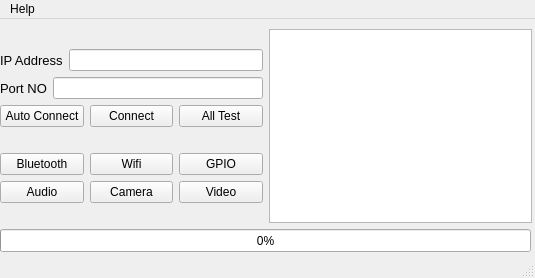
<?xml version="1.0" encoding="UTF-8"?>
<ui version="4.0">
 <class>MainWindow</class>
 <widget class="QMainWindow" name="MainWindow">
  <property name="geometry">
   <rect>
    <x>0</x>
    <y>0</y>
    <width>535</width>
    <height>278</height>
   </rect>
  </property>
  <property name="windowTitle">
   <string>MainWindow</string>
  </property>
  <widget class="QWidget" name="centralwidget">
   <widget class="QProgressBar" name="progressBar">
    <property name="geometry">
     <rect>
      <x>0</x>
      <y>210</y>
      <width>531</width>
      <height>23</height>
     </rect>
    </property>
    <property name="value">
     <number>0</number>
    </property>
   </widget>
   <widget class="QWidget" name="layoutWidget">
    <property name="geometry">
     <rect>
      <x>0</x>
      <y>10</y>
      <width>532</width>
      <height>194</height>
     </rect>
    </property>
    <layout class="QHBoxLayout" name="horizontalLayout_4">
     <item>
      <layout class="QVBoxLayout" name="verticalLayout_3">
       <item>
        <layout class="QVBoxLayout" name="verticalLayout_2">
         <item>
          <layout class="QVBoxLayout" name="verticalLayout">
           <item>
            <layout class="QHBoxLayout" name="horizontalLayout_3">
             <item>
              <widget class="QLabel" name="lbl_ip">
               <property name="font">
                <font>
                 <pointsize>10</pointsize>
                </font>
               </property>
               <property name="text">
                <string>IP Address</string>
               </property>
              </widget>
             </item>
             <item>
              <widget class="QLineEdit" name="lineEditIP"/>
             </item>
            </layout>
           </item>
           <item>
            <layout class="QHBoxLayout" name="horizontalLayout_2">
             <item>
              <widget class="QLabel" name="lbl_port">
               <property name="font">
                <font>
                 <pointsize>10</pointsize>
                </font>
               </property>
               <property name="text">
                <string>Port NO</string>
               </property>
              </widget>
             </item>
             <item>
              <widget class="QLineEdit" name="lineEditPort">
               <property name="text">
                <string/>
               </property>
              </widget>
             </item>
            </layout>
           </item>
          </layout>
         </item>
         <item>
          <layout class="QHBoxLayout" name="horizontalLayout">
           <item>
            <widget class="QPushButton" name="pbAutoConnect">
             <property name="text">
              <string>Auto Connect</string>
             </property>
            </widget>
           </item>
           <item>
            <widget class="QPushButton" name="pbConnect">
             <property name="text">
              <string>Connect</string>
             </property>
            </widget>
           </item>
           <item>
            <widget class="QPushButton" name="pbAllTest">
             <property name="text">
              <string>All Test</string>
             </property>
            </widget>
           </item>
          </layout>
         </item>
        </layout>
       </item>
       <item>
        <layout class="QGridLayout" name="gridLayout">
         <item row="0" column="0">
          <widget class="QPushButton" name="pbBle">
           <property name="text">
            <string>Bluetooth</string>
           </property>
           <property name="icon">
            <iconset>
             <normaloff>Bluetooth_FM_Color.png</normaloff>Bluetooth_FM_Color.png</iconset>
           </property>
          </widget>
         </item>
         <item row="0" column="1">
          <widget class="QPushButton" name="pbWifi">
           <property name="text">
            <string>Wifi</string>
           </property>
           <property name="icon">
            <iconset>
             <normaloff>Wireless-icon.png</normaloff>Wireless-icon.png</iconset>
           </property>
          </widget>
         </item>
         <item row="0" column="2">
          <widget class="QPushButton" name="pbGpio">
           <property name="text">
            <string>GPIO</string>
           </property>
          </widget>
         </item>
         <item row="1" column="0">
          <widget class="QPushButton" name="pbAudio">
           <property name="text">
            <string>Audio</string>
           </property>
           <property name="icon">
            <iconset>
             <normaloff>audio.png</normaloff>audio.png</iconset>
           </property>
          </widget>
         </item>
         <item row="1" column="1">
          <widget class="QPushButton" name="pbCamera">
           <property name="text">
            <string>Camera</string>
           </property>
           <property name="icon">
            <iconset>
             <normaloff>camera.png</normaloff>camera.png</iconset>
           </property>
          </widget>
         </item>
         <item row="1" column="2">
          <widget class="QPushButton" name="pbVideo">
           <property name="text">
            <string>Video</string>
           </property>
           <property name="icon">
            <iconset>
             <normaloff>video.png</normaloff>video.png</iconset>
           </property>
          </widget>
         </item>
        </layout>
       </item>
      </layout>
     </item>
     <item>
      <widget class="QTextBrowser" name="tblog"/>
     </item>
    </layout>
   </widget>
  </widget>
  <widget class="QMenuBar" name="menubar">
   <property name="geometry">
    <rect>
     <x>0</x>
     <y>0</y>
     <width>535</width>
     <height>20</height>
    </rect>
   </property>
   <widget class="QMenu" name="menuHelp">
    <property name="title">
     <string>Help</string>
    </property>
    <addaction name="actionAbout"/>
   </widget>
   <addaction name="menuHelp"/>
  </widget>
  <widget class="QStatusBar" name="statusbar"/>
  <action name="actionAbout">
   <property name="text">
    <string>About</string>
   </property>
  </action>
 </widget>
 <resources/>
 <connections/>
</ui>
